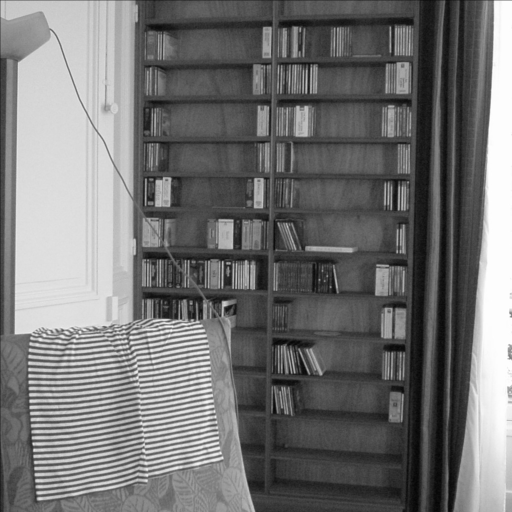
%> input picture TP2/room.pgm, 512 x 512 px
$ octave TP2.m   (GNU Octave 9; MATLAB toolbox functions it lacks are replaced by stand-ins)
%> lines starting %> are read from the running program, lines starting %| are printed output that depends on the picture
### TP2/gradn.m
function [ v ] = gradn(u)
%UNTITLED Summary of this function goes here
%   Detailed explanation goes here
    u_sub = u(1:end -1, 1:end -1);
    u_bot = u(2:end, 1:end-1);
    u_right = u(1:end-1, 2:end);
    v = sqrt((u_bot - u_sub).*(u_bot - u_sub) + (u_bot - u_sub).*(u_bot - u_sub));
end

### TP2/fftzoom.m
function v = fftzoom(u,z)
%------------------------------ FFTZOOM ------------------------------
% Zoom / Unzoom of an image with Fourier interpolation
% (zero-padding / frequency cutoff)
%
% author: Lionel Moisan
%
% v1.0 (10/2017): first version (LM)

  if nargin==1
    z = 2;
  end
  [ny,nx] = size(u);
  mx = floor(z*nx);
  my = floor(z*ny);
  dx = floor(nx/2)-floor(mx/2);
  dy = floor(ny/2)-floor(my/2);
  if z>=1
    %===== zoom in
    v = zeros([my,mx]);
    v(-dy+1:-dy+ny,-dx+1:-dx+nx) = fftshift(fft2(u));
  else
    %===== zoom out
    f = fftshift(fft2(u));
    v = f(dy+1:dy+my,dx+1:dx+mx);
    if mod(mx,2)==0
      v(:,1) = 0;  % cancel non-Shannon frequencies
    end
    if mod(my,2)==0
      v(1,:) = 0;  % cancel non-Shannon frequencies
    end
  end
  v = z*z*real(ifft2(ifftshift(v)));

### TP2/TP2.m
% exercice 4
%% Image initiale
u=double(imread('room.pgm'))/255;
%> u: size 512x512 double; min 0.0196, max 0.996, mean 0.454
imshow(u);


lambda=4;
v = u(1:lambda:end,1:lambda:end);
w = kron(v,ones(lambda));
[ny,nx] = size(u);
%> ny = 512; nx = 512
imshow([u,w(1:ny,1:nx)], 'InitialMagnification',100);
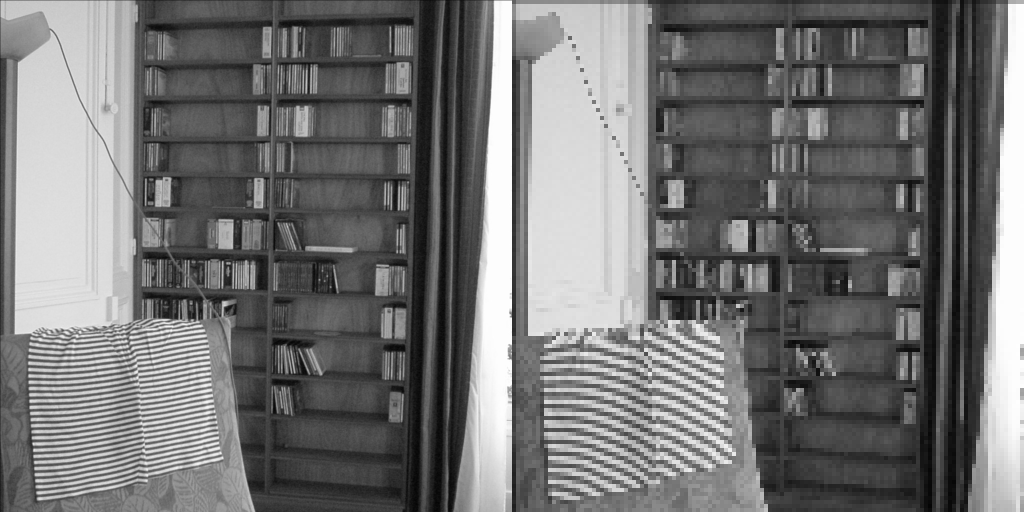
%> displayed picture: size 512x1024, on the screen's scale of 0 to 255; min 5, max 254, mean 115.4
axis on
%% Pour trouver les coordonnees des pixels
ax(1) = subplot(1, 2, 1)
imshow(u, 'InitialMagnification', 100);
% daspect([1 1 1]);
axis on;
ax(2) = subplot(1, 2, 2)
imshow(w(1:ny,1:nx), 'InitialMagnification', 100);
% daspect([1 1 1]);
axis on;
linkaxes(ax);
%% Image onde
f = zeros(512);
f(190,50)=2;
onde = real(ifft2(f));
imshow(onde, [], 'InitialMagnification', 100)
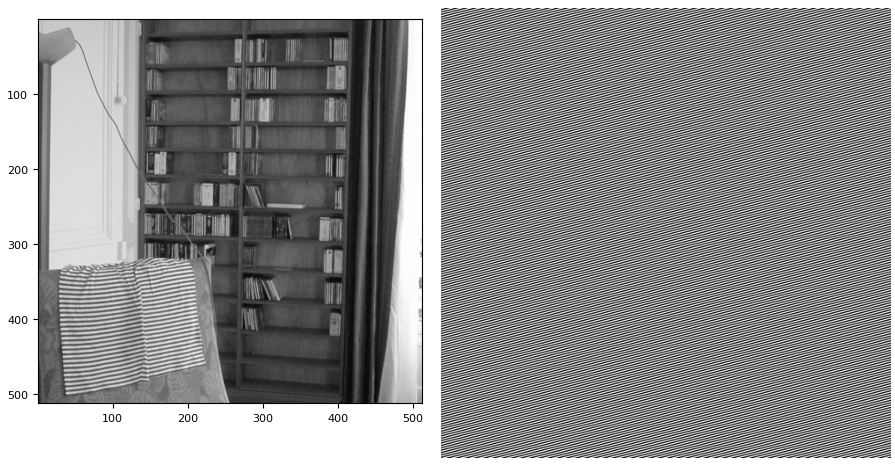
%> figure redrawn from the program's plot data, 2 panels
%% module transformée de Fourier de l'onde
onde_fft = fftshift(fft2(onde));
imshow(abs(onde_fft),'XData', -256:255, 'YData', -256:255)
title('Module de la transformée')
axis on
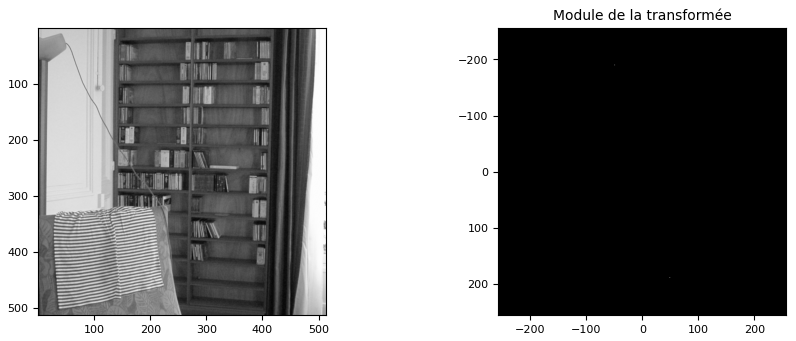
%> figure redrawn from the program's plot data, 2 panels
%% Ajout des axes adaptes au domaine de Fourier
% quand la fenetre est impaire
f3 = zeros(513);
f3(190,50)=2;
onde3 = real(ifft2(f3));
% imshow(onde, [])
onde3_fft = fftshift(fft2(1 + onde3));
[X_len, Y_len] = size(onde3);
Xscale = (floor(X_len)/2):(X_len - floor(X_len/2));
imshow(abs(onde3_fft),'XData', -256:256, 'YData', -256:256)
title('Module de la transformée')
axis on
%% Onde downsamplee
% downsampling of factor 2
lambda=2;
onde_down = onde(1:lambda:end,1:lambda:end);
onde_w = kron(onde_down,ones(lambda));
[ny,nx] = size(onde);
imshow([onde,onde_w(1:ny,1:nx)], [], 'InitialMagnification',100);
title('Onde pure downsamplée')
%% Visualisation des deux transformees de Fourier
onde_down_fft=fftshift(fft2(onde_down));
subplot(211);
imshow(abs(onde_fft), 'XData', -256:256, 'YData', -256:256);
axis on;
subplot(212);
imshow(100 * log(1 + abs(onde_down_fft)), 'XData', -128:128, 'YData', -128:128);
axis on

%% Position des pics de la TF dans l'image downsamplee
f = abs(onde_down_fft);
[m, pos] = max(f(:));
[x, y] = ind2sub(size(f), pos);

% exercice 5
%% Question 1 : onde initiale
f = zeros(512);
f(140,50)=2;
onde = real(ifft2(f));
imshow(onde, []);
daspect([1 1 1]);
title('Onde pure originelle');
%% Onde au carre
imshow(onde.* onde, [])
daspect([1 1 1]);
title('Carré de l''intensité');
%% Fourier onde originelle
imshow(abs(fftshift(fft2(onde))));
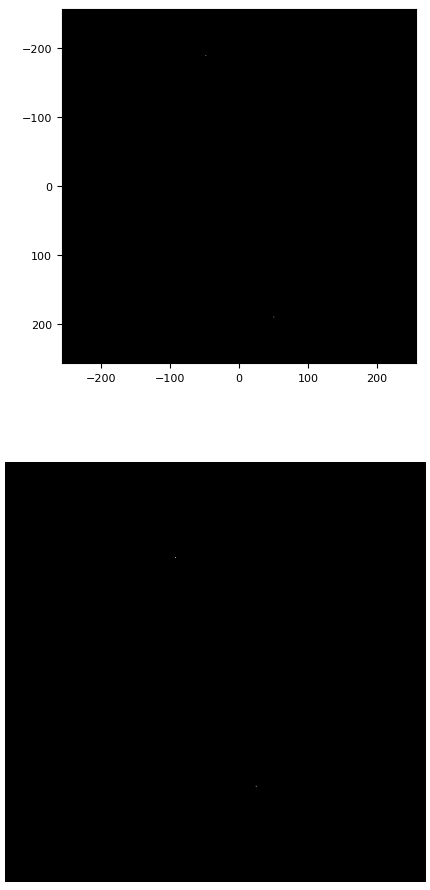
%> figure redrawn from the program's plot data, 2 panels
%% Fourier onde au carre
imshow(abs(fftshift(fft2(onde.*onde))), []);

%% question 2
onde_zoom = fftzoom(onde, 2);
% size(onde_zoom)
% imshow(onde_zoom, []);
imshow(onde_zoom(1:256, 1:256), [], 'InitialMagnification', 100);
daspect([1 1 1]);
title('Onde pure avec fftzoom');
%% Question 2 onde au carre
onde_zoom_squared = onde_zoom.* onde_zoom;
imshow(onde_zoom_squared(1:256, 1:256), [], 'InitialMagnification', 100)
daspect([1 1 1])
title('Onde fftzoom au carre');
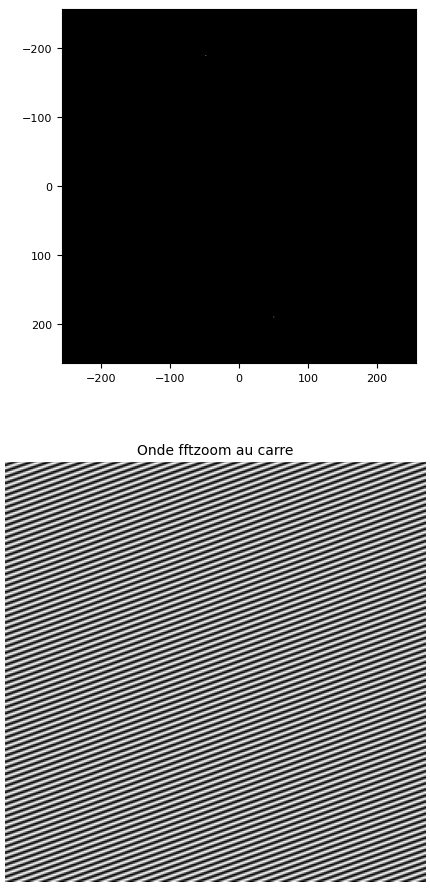
%> figure redrawn from the program's plot data, 2 panels
%% DFT d'onde fftzoom
fft_onde_zoom = abs(fftshift(fft2(onde_zoom)));
imshow(fft_onde_zoom(1:512, 1:512));
%% DFT d'onde carre fftzoom
imshow(100 * abs(fftshift(fft2(onde_zoom_squared))));

%% question 3 : nimes
nimes = double(imread('nimes.pgm'))/256;
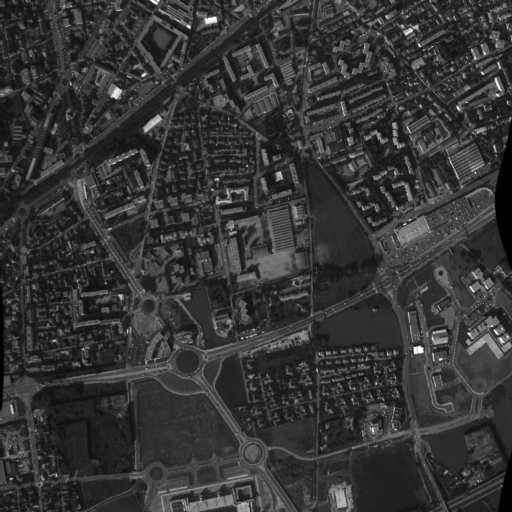
%> input picture TP2/nimes.pgm, 512 x 512 px
%> nimes: size 512x512 double; min 0, max 0.996, mean 0.21
imshow(nimes);
daspect([1 1 1]);
axis on;
%% Le gradient
grad = gradn(nimes);
imshow(grad, []);
daspect([1 1 1]);
axis on;
%% Les deux en meme temps
ax(1) = subplot(1, 2, 1)
imshow(nimes, []);
axis on;
daspect([1 1 1]);
ax(2) = subplot(1, 2, 2)
imshow(grad, []);
axis on;
daspect([1 1 1]);
linkaxes(ax);
%% tentative pour remedier a l'alising du gradient
nimes_zoom = fftzoom(nimes, 2);
% imshow(nimes_zoom, []);
grad_zoom = gradn(nimes_zoom);
%> in gradn (call 2), `v = sqrt((u_bot - u_sub).*(u_bot - u_sub) + (u_bot - u_sub).*(u_bot - ..`:
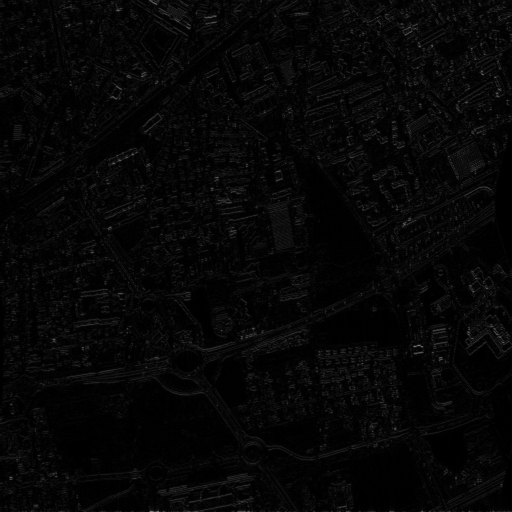
%> v: size 1023x1023 double (shown at 1/2 size); min 1.58e-08, max 0.513, mean 0.026
ax(1) = subplot(1, 2, 1);
imshow(nimes_zoom, []);
axis on;
ax(2) = subplot(1, 2, 2);
imshow(grad_zoom, []);
axis on;
linkaxes(ax);
